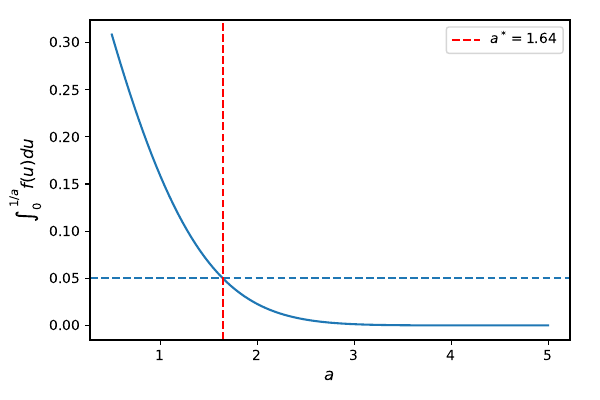

This chart was generated by the following Python code:
'''
Este script resuelve la ecuacion (1) del documento enunciado.pdf. La idea es
buscar el valor de a para el cual la integral toma un valor de 0.05.
'''

import numpy as np
import matplotlib.pyplot as plt
from scipy.integrate import quad
from scipy.optimize import newton


def gausiana(x):
    """Funcion argumento de la integral de la ec. 1 del P1 de la tarea."""
    output = np.exp(-x**2/2) / np.sqrt(2*np.pi)
    return output


plt.figure(1, figsize=(6, 4))
plt.clf()

x_to_plot = np.linspace(-5, 5, 100)
plt.plot(x_to_plot, gausiana(x_to_plot))

plt.xlabel("$x$", fontsize=12)
plt.ylabel(r"$\exp(x^2/2)/\sqrt{2\pi}$", fontsize=12)
plt.subplots_adjust(top=0.95, right=0.95, left=0.15, bottom=0.15)
plt.show()

# Notese que esta funcion y el grafico no estan en el informe, sin embargo fue
# parte del proceso exploratorio para resolver el problema.


def gausiana_cv(u):
    """La funcion a integrar luego del cambio de variable u=1/y.
    """
    output = np.exp(-1/(2 * u**2)) / u**2 / np.sqrt(2*np.pi)
    return output


plt.figure(1, figsize=(6, 4))
plt.clf()

u_to_plot = np.linspace(1e-5, 10, 500)
plt.plot(u_to_plot, gausiana_cv(u_to_plot))

plt.xlabel("$u$", fontsize=12)
plt.ylabel(r"$\frac{1}{\sqrt{2\pi}u^2}\exp\left(\frac{-1}{2u^2}\right)$",
           fontsize=12)
plt.subplots_adjust(top=0.95, right=0.95, left=0.15, bottom=0.15)

plt.savefig("integral.pdf")
plt.show()


def integral_cv(a):
    """Calcula la integral de la funcion gaussiana_cv entre 0 y 1/a.
    """
    if type(a) == np.ndarray:
        output = [quad(gausiana_cv, 0, 1/a_i)[0] for a_i in a]
        output = np.array(output)
    else:
        output = quad(gausiana_cv, 0, 1/a)[0]
    return output


# A continuacion, una prueba de que la funcion integral_cv entrega resultados
# razonables
print("integral_cv(a=inf) = {:.5f}".format(integral_cv(1e4)))  # deberia dar ~0
print("integral_cv(a=0) = {:.5f}".format(integral_cv(1e-4)))  # deberia dar ~.5

print(integral_cv(np.array([1e4, 1e-4])))  # testing that it works for arrays

# Ahora hay que implementar la búsqueda del punto de interseccion entre la
# integral_cv y el valor 0.05


def func_zero(a):
    return integral_cv(a) - 0.05


a_star, result = newton(func_zero, 1, full_output=True)
print("El valor buscado es {:.3f}".format(a_star))
print("Numero de iteraciones: {}".format(result.iterations))

plt.figure(2, figsize=(6, 4))
plt.clf()

a_to_plot = np.linspace(0.5, 5, 100)
plt.plot(a_to_plot, integral_cv(a_to_plot))

plt.xlabel("$a$", fontsize=12)
plt.ylabel(r"$\int_0^{1/a} f(u) du $", fontsize=12)
plt.subplots_adjust(top=0.95, right=0.95, left=0.15, bottom=0.15)

plt.axhline(0.05, ls='--')
plt.axvline(a_star, ls='--', color='r', label="$a^*={:.2f}$".format(a_star))

plt.legend()
plt.savefig("solucion.pdf")
plt.show()


print("=====\n")
a_star, result = newton(func_zero, 0.5, full_output=True)
print("El valor buscado es {:.3f}".format(a_star))
print("Numero de iteraciones: {}".format(result.iterations))
